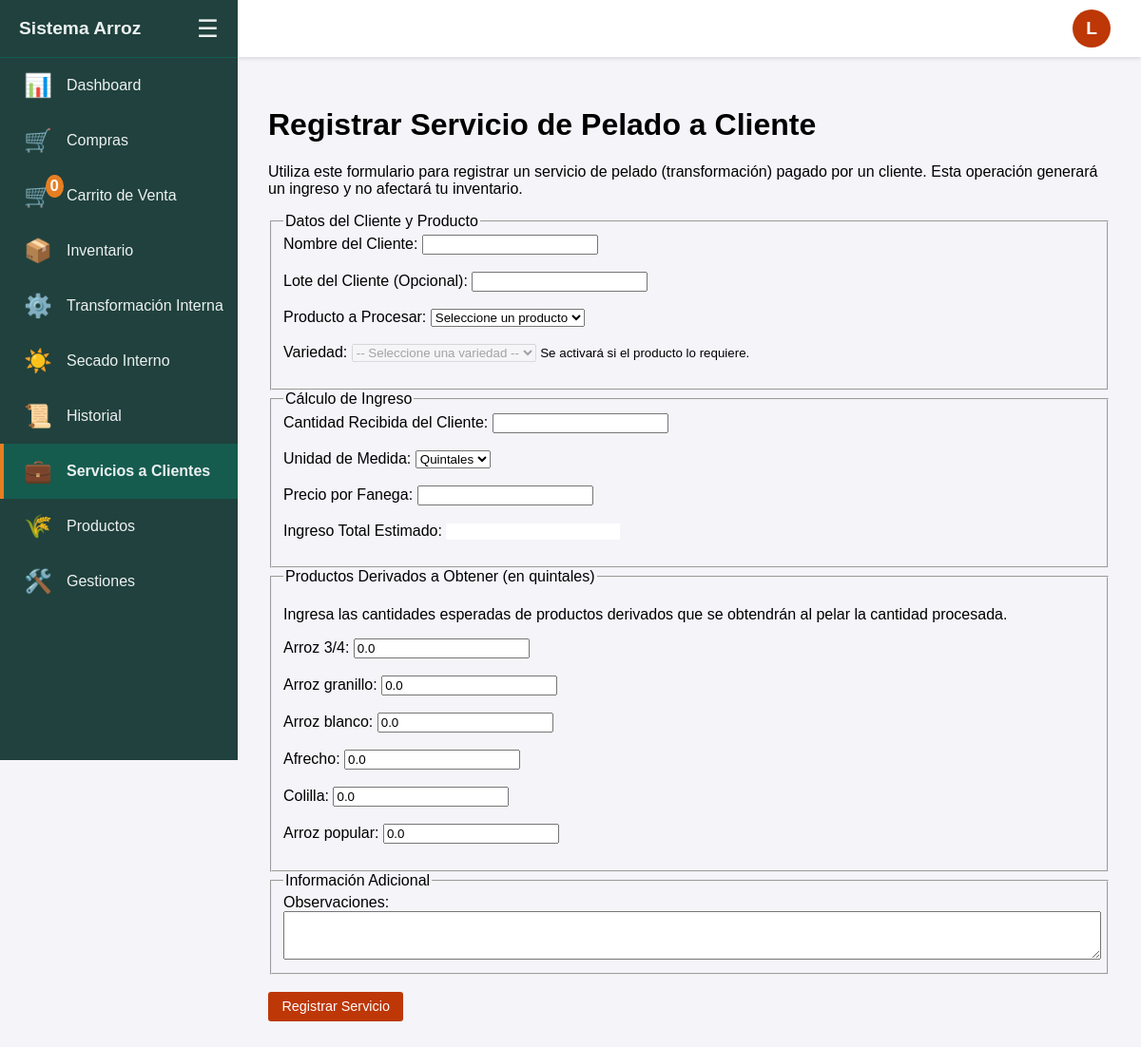
/servicio_pelado (signed in), run on the app's committed database.
### tables this page shows
CREATE TABLE productos (
                id INTEGER PRIMARY KEY AUTOINCREMENT,
                nombre TEXT NOT NULL,
                codigo_producto TEXT NOT NULL UNIQUE,
                requiere_variedad INTEGER NOT NULL DEFAULT 1
            );

### blueprints/transactions.py (the view, shortened to what this page needs)
@transactions_bp.route('/servicio_pelado', methods=['GET', 'POST'])
@login_required
def servicio_pelado():
    productos = obtener_productos()
    productos_pelables = [p for p in productos if p[1] in ('Arroz semilla', 'Arroz en chala')]
    productos_derivados = [p for p in productos if p[1] not in ('Arroz semilla', 'Arroz en chala')]
    variedades = obtener_variedades_por_ingenio_logic(g.user['ingenio_id'])
    return render_template('servicio_pelado.html', productos=productos_pelables, variedades=variedades, productos_derivados=productos_derivados)

### blueprints/__init__.py (called while the page is built)
def login_required(f):
    @wraps(f)
    def decorated_function(*args, **kwargs):
        if g.user is None:
            return redirect(url_for('auth.login', next=request.url))
        return f(*args, **kwargs)
    return decorated_function

### db.py (called while the page is built)
def obtener_variedades_db(ingenio_id: int):
    with sqlite3.connect(DB_NAME) as conn:
        c = conn.cursor()
        return c.execute("SELECT id, nombre FROM variedades WHERE ingenio_id = ? ORDER BY nombre", (ingenio_id,)).fetchall()

def obtener_ingenio_por_id_db(ingenio_id: int):
    with sqlite3.connect(DB_NAME) as conn:
        c = conn.cursor()
        return c.execute("SELECT id, nombre, direccion, nit, celular FROM ingenios WHERE id = ?", (ingenio_id,)).fetchone()

### logic.py (called while the page is built)
def obtener_productos():
    with sqlite3.connect(DB_NAME) as conn:
        c = conn.cursor()
        c.execute("SELECT id, nombre, requiere_variedad FROM productos")
        return c.fetchall()

def obtener_variedades_por_ingenio_logic(ingenio_id: int):
    if not ingenio_id:
        return []
    return obtener_variedades_db(ingenio_id)

### templates/servicio_pelado.html (shortened to what this page needs)
{% extends "index.html" %}
{% block content %}
  <h1>Registrar Servicio de Pelado a Cliente</h1>
  <p>Utiliza este formulario para registrar un servicio de pelado (transformación) pagado por un cliente. Esta operación generará un ingreso y no afectará tu inventario.</p>
  <form method="post" id="servicio-pelado-form">
    <fieldset>
      <legend>Datos del Cliente y Producto</legend>
      <label for="cliente">Nombre del Cliente:</label>
      <input type="text" name="cliente" id="cliente" required><br><br>
      <label for="lote_cliente">Lote del Cliente (Opcional):</label>
      <input type="text" name="lote_cliente" id="lote_cliente"><br><br>
      <label for="producto_id">Producto a Procesar:</label>
      <select name="producto_id" id="producto_id" required>
        <option value="" disabled selected>Seleccione un producto</option>
      </select><br><br>
      <label for="variedad">Variedad:</label>
      <select name="variedad" id="variedad" disabled>
          <option value="">-- Seleccione una variedad --</option>
      </select>
      <small>Se activará si el producto lo requiere.</small><br><br>
    </fieldset>
    <fieldset>
      <legend>Cálculo de Ingreso</legend>
      <label for="cantidad_procesada">Cantidad Recibida del Cliente:</label>
      <input type="number" step="0.01" name="cantidad_procesada" id="cantidad_procesada" required min="0.01"><br><br>
      <label for="unidad">Unidad de Medida:</label>
      <select name="unidad" id="unidad">
          <option value="quintal" selected>Quintales</option>
      </select><br><br>
      <label for="precio_servicio">Precio por Fanega:</label>
      <input type="number" step="0.01" name="precio_servicio" id="precio_servicio" required min="0"><br><br>
      <label for="total_ingreso">Ingreso Total Estimado:</label>
      <input type="text" id="total_ingreso" readonly style="font-weight: bold; border: none;"><br><br>
    </fieldset>
    <fieldset>
      <legend>Productos Derivados a Obtener (en quintales)</legend>
      <p>Ingresa las cantidades esperadas de productos derivados que se obtendrán al pelar la cantidad procesada.</p>
      {% for p_id, p_nombre, p_req_variedad in productos_derivados %}
        <label for="derivados_{{ p_id }}">{{ p_nombre }}:</label>
        <input type="number" step="0.01" name="derivados_{{ p_id }}" id="derivados_{{ p_id }}" value="0.0">
        <br><br>
      {% endfor %}
    </fieldset>
    <fieldset>
        <legend>Información Adicional</legend>
        <label for="observaciones">Observaciones:</label><br>
        <textarea name="observaciones" id="observaciones" rows="3" style="width: 100%;"></textarea>
    </fieldset>
    <br>
    <button type="submit">Registrar Servicio</button>
  </form>
{% endblock %}

### templates/index.html (style rules this page uses)
:root { --sidebar-width-expanded: 250px; --sidebar-width-collapsed: 80px; --top-bar-height: 60px; --sidebar-bg-color: #20413d; --sidebar-text-color: #ecf0f1; --sidebar-hover-bg: #155c4f; --sidebar-icon-color: #e67e22; }
body { font-family: sans-serif; margin: 0; background-color: #f4f4f9; }
button, input[type=submit] { padding: 0.5em 1em; background-color: #be3706; color: white; border: none; border-radius: 3px; cursor: pointer; font-size: 0.9em; transition: background-color 0.2s; }

### data on the page
productos: nombre "Arroz 3/4"
productos: nombre "Arroz granillo"
productos: nombre "Arroz blanco"
productos: nombre "Afrecho"
productos: nombre "Colilla"
productos: nombre "Arroz popular"

### other printed values
{{ session.get('carrito', {})|length }} "0"
{{ g.user.email[0]|upper }} "L"
